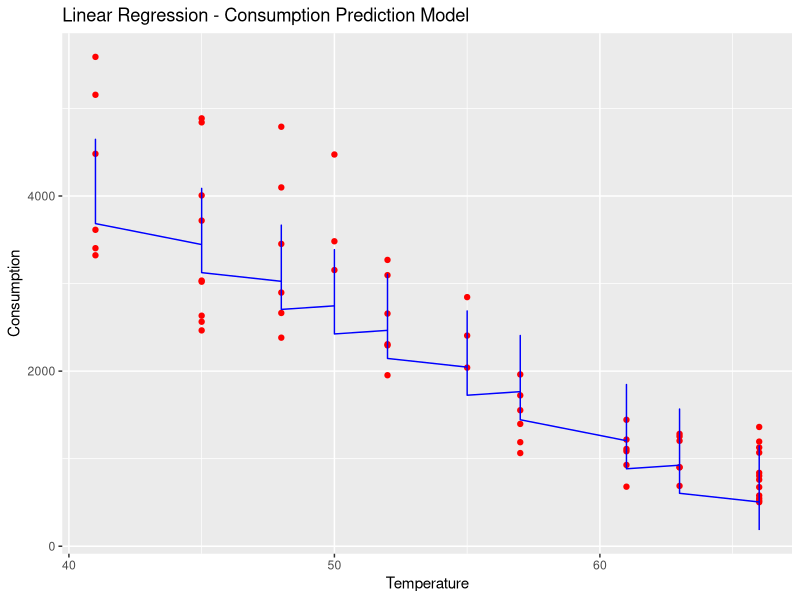

Generate this figure with R: (Note: this script raises an error after producing the figure.)
# Polynomial Regression

# Importing the dataset
dataset = read.csv('Data.csv')

# Splitting the dataset into the Training set and Test set
library(caTools)
set.seed(123)
split = sample.split(dataset$Consumption, SplitRatio = 0.80)
training_set = subset(dataset, split == TRUE)
test_set = subset(dataset, split == FALSE)

# Fitting Simple Linear Regression to the dataset
lin_reg = lm(formula = Consumption ~ .,
             data = training_set)
summary(lin_reg)

lin_reg = lm(formula = Consumption ~ Temp + Bedrooms,
             data = training_set)
summary(lin_reg)


# Predicting the Test set results
y_pred = predict(lin_reg, newdata = test_set)

summary(y_pred)

# Visualising the Linear Regression results
# install.packages('ggplot2')
library(ggplot2)
ggplot() +
  geom_point(aes(x = dataset$Temp, y = dataset$Consumption),
             colour = 'red') +
  geom_line(aes(x = dataset$Temp, y = predict(lin_reg, newdata = dataset)),
            colour = 'blue') +
  ggtitle('Linear Regression - Consumption Prediction Model') +
  xlab('Temperature') +
  ylab('Consumption')

# Fitting Polynomial Regression to the dataset
dataset$Temp2 = dataset$Temp^2
dataset$Temp3 = dataset$Temp^3
poly_reg = polym(formula = Consumption ~  Temp + Temp2 + Temp3 ,
              data = dataset)


# Visualising the Polynomial Regression results
# install.packages('ggplot2')
library(ggplot2)
ggplot() +
  geom_point(aes(x = dataset$Temp, y = dataset$Consumption),
             colour = 'red') +
  geom_line(aes(x = dataset$Temp, y = predict(poly_reg, newdata = dataset)),
            colour = 'blue') +
  ggtitle('Polynomial Regression - Consumption Prediction Model') +
  xlab('Temperature') +
  ylab('Consumption')

# Visualising the Regression Model results (for higher resolution and smoother curve)
# install.packages('ggplot2')
library(ggplot2)
x_grid = seq(min(dataset$Temp), max(dataset$Temp), 0.1)
ggplot() +
  geom_point(aes(x = dataset$Temp, y = dataset$Consumption),
             colour = 'red') +
  geom_line(aes(x = x_grid, y = predict(poly_reg,
                                        newdata = data.frame(Temp = x_grid,
                                                             Temp2 = x_grid^2,
                                                             Temp3 = x_grid^3))),
            colour = 'blue') +
  ggtitle('Polynomial Regression - Consumption Prediction Model') +
  xlab('Temperature') +
  ylab('Consumption')

# Predicting a new result with Linear Regression
predict(lin_reg, data.frame(Temp = 51, Bedrooms = 3))

# Predicting a new result with Polynomial Regression
predict(poly_reg, data.frame(Level = 6.5,
                             Level2 = 6.5^2,
                             Level3 = 6.5^3,
                             Level4 = 6.5^4))
